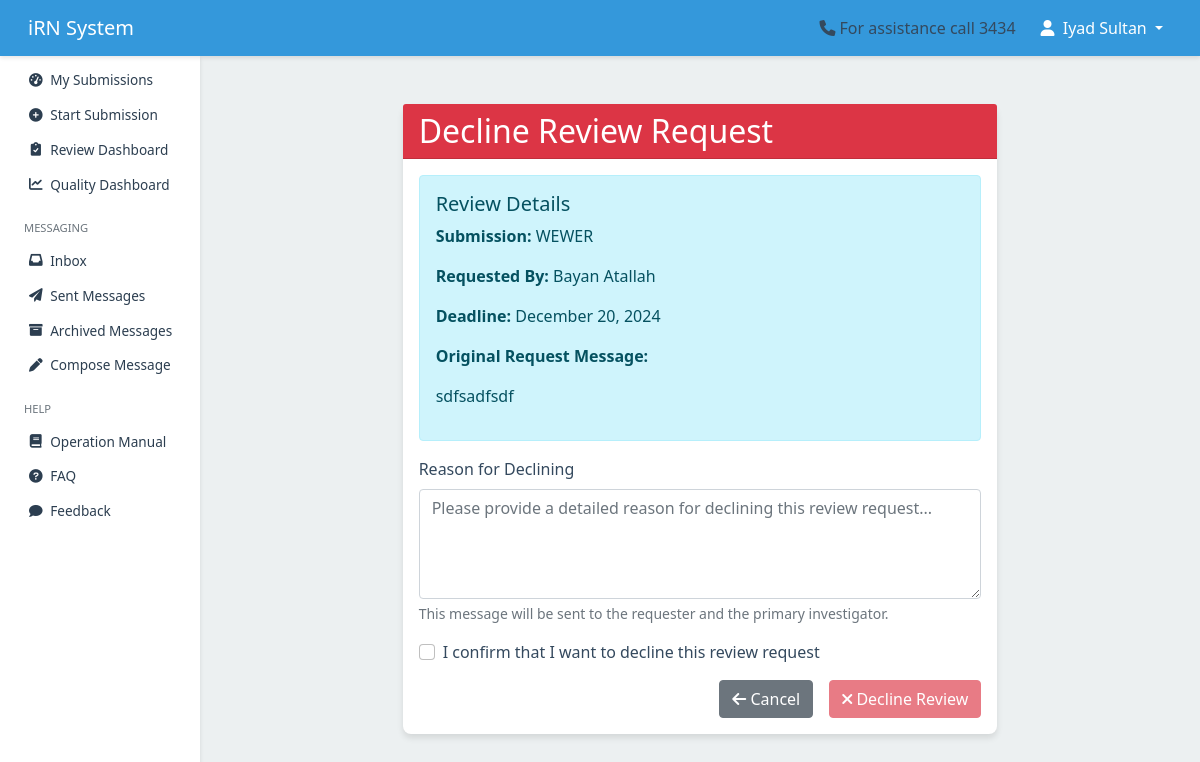
/review/review/72/decline/ (signed in), run on the app's committed database.
### review/models.py (models this page shows, shortened)
class ReviewRequest(models.Model):
    submission = models.ForeignKey(Submission, on_delete=models.CASCADE,  related_name='review_requests' )
    submission_version = models.PositiveIntegerField(
        help_text="Version number of the submission being reviewed"
    )
    requested_by = models.ForeignKey(
        User,
        on_delete=models.CASCADE,
        related_name='review_requests_created'
    )
    requested_to = models.ForeignKey(
        User,
        on_delete=models.CASCADE,
        related_name='review_requests_received'
    )
    message = models.TextField(blank=True)
    deadline = models.DateField()
    status = models.CharField(
        max_length=50,
        choices=get_status_choices,
        default='pending'
    )
    selected_forms = models.ManyToManyField(DynamicForm)
    conflict_of_interest_declared = models.BooleanField(null=True)
    conflict_of_interest_details = models.TextField(blank=True)
    created_at = models.DateTimeField(auto_now_add=True)
    updated_at = models.DateTimeField(auto_now=True)
    is_active = models.BooleanField(default=True)
    order = models.PositiveIntegerField(default=1)
    extension_requested = models.BooleanField(default=False)
    proposed_deadline = models.DateField(null=True, blank=True)
    extension_reason = models.TextField(null=True, blank=True)
    parent_request = models.ForeignKey(
        'self',
        on_delete=models.SET_NULL,
        null=True,
        blank=True,
        related_name='child_requests'
    )
    forwarding_chain = models.JSONField(
        default=list,
        help_text="List of users who forwarded this request"
    )
    can_forward = models.BooleanField(
        default=False,
        help_text="Whether this reviewer can forward to others"
    )

### submission/models.py (models this page shows, shortened)
class Submission(models.Model):
    temporary_id = models.AutoField(primary_key=True)
    khcc_number = models.CharField(max_length=20, blank=True, null=True, unique=True)
    title = models.CharField(max_length=255)
    primary_investigator = models.ForeignKey(
        User, related_name='primary_investigations', on_delete=models.CASCADE
    )
    study_type = models.ForeignKey(StudyType, on_delete=models.SET_NULL, null=True)
    status = models.CharField(
        max_length=50,
        choices=get_submission_status_choices,
        default='draft'
    )
    date_created = models.DateTimeField(auto_now_add=True)
    last_modified = models.DateTimeField(auto_now=True)
    date_submitted = models.DateTimeField(blank=True, null=True)
    version = models.PositiveIntegerField(default=1)
    is_locked = models.BooleanField(default=False)
    is_archived = models.BooleanField(default=False)
    archived_at = models.DateTimeField(null=True, blank=True)
    show_in_irb = models.BooleanField(default=False, help_text="Toggle visibility for IRB members")
    show_in_rc = models.BooleanField(default=False, help_text="Toggle visibility for RC members")
    submitted_by = models.ForeignKey(
        User,
        related_name='submitted_submissions',
        on_delete=models.SET_NULL,
        null=True,
        blank=True,
        help_text="User who submitted the submission"
    )

### users/models.py (models this page shows, shortened)
class UserProfile(models.Model):
    user = models.OneToOneField(
        User,
        on_delete=models.CASCADE,
        related_name='userprofile'
    )
    institution = models.CharField(
        max_length=255,
        default='King Hussein Cancer Center'
    )
    mobile = models.CharField(
        max_length=20,
        blank=True,
        null=True,
        default='',
        validators=[phone_regex]
    )
    khcc_employee_number = models.CharField(
        max_length=20,
        blank=True,
        null=True,
        unique=True,
        validators=[
            RegexValidator(
                regex=r'^[A-Za-z0-9]+$',
                message='Employee number can only contain letters and numbers.'
            )
        ]
    )
    title = models.CharField(
        max_length=255,
        blank=True,
        null=True
    )
    role = models.CharField(
        max_length=50,
        choices=USER_ROLE_CHOICES,
        blank=True,
        null=True
    )
    groups = models.ManyToManyField(
        Group,
        related_name='user_profiles',
        blank=True
    )
    photo = models.ImageField(
        upload_to='photos/',
        blank=True,
        null=True
    )
    is_approved = models.BooleanField(default=False)
    full_name = models.CharField(
        max_length=255,
        default='',
        help_text='Full name (at least two names required)',
        validators=[validate_full_name]
    )
    class Meta:
        ordering = ['user__username']
        indexes = [
            models.Index(fields=['is_approved']),
            models.Index(fields=['role'])
        ]

### review/views.py (the view, shortened to what this page needs)
class DeclineReviewView(LoginRequiredMixin, View):
    template_name = 'review/decline_review.html'
    def dispatch(self, request, *args, **kwargs):
        self.review_request = self.get_review_request(kwargs['review_request_id'], request.user)
        if not self.review_request:
            return redirect('review:review_dashboard')
        return super().dispatch(request, *args, **kwargs)
    def get(self, request, *args, **kwargs):
        return render(request, self.template_name, {'review_request': self.review_request})
    def get_review_request(self, review_request_id, user):
        review_request = get_object_or_404(ReviewRequest, pk=review_request_id)
        if user != review_request.requested_to or review_request.status in ['completed', 'declined']:
            messages.error(self.request, "You don't have permission to decline this review.")
            return None
        return review_request

### review/templates/review/decline_review.html (shortened to what this page needs)
{% extends 'users/base.html' %}
{% load crispy_forms_tags %}
{% block content %}
<div class="container mt-4">
    <div class="row">
        <div class="col-md-8 offset-md-2">
            <div class="card">
                <div class="card-header bg-danger text-white">
                    <h2 class="mb-0">Decline Review Request</h2>
                </div>
                <div class="card-body">
                    <div class="alert alert-info">
                        <h5>Review Details</h5>
                        <p><strong>Submission:</strong> {{ review_request.submission.title }}</p>
                        <p><strong>Requested By:</strong> {{ review_request.requested_by.userprofile.full_name }}</p>
                        <p><strong>Deadline:</strong> {{ review_request.deadline|date:"F d, Y" }}</p>
                        {% if review_request.message %}
                        <p><strong>Original Request Message:</strong></p>
                        <div class="border-left pl-3">{{ review_request.message|linebreaks }}</div>
                        {% endif %}
                    </div>
                    <form method="post" novalidate>
                        <div class="mb-3">
                            <label for="reason" class="form-label required">Reason for Declining</label>
                            <textarea class="form-control"
                                      id="reason"
                                      name="reason"
                                      rows="4"
                                      required
                                      placeholder="Please provide a detailed reason for declining this review request..."></textarea>
                            <div class="form-text">This message will be sent to the requester and the primary investigator.</div>
                        </div>
                        <div class="mb-3">
                            <div class="form-check">
                                <input class="form-check-input"
                                       type="checkbox"
                                       id="confirm"
                                       required>
                                <label class="form-check-label" for="confirm">
                                    I confirm that I want to decline this review request
                                </label>
                            </div>
                        </div>
                        <div class="d-grid gap-2 d-md-flex justify-content-md-end">
                            <a href="{% url 'review:review_dashboard' %}"
                               class="btn btn-secondary me-md-2">
                                <i class="fas fa-arrow-left"></i> Cancel
                            </a>
                            <button type="submit"
                                    class="btn btn-danger"
                                    id="submitBtn"
                                    disabled>
                                <i class="fas fa-times"></i> Decline Review
                            </button>
                        </div>
                    </form>
                </div>
            </div>
        </div>
    </div>
</div>
{% endblock %}

### users/templates/users/base.html (shortened to what this page needs)
{% load static %}
<!DOCTYPE html>
<html lang="en">
<head>
    {% load static %}
    <link href="https://cdn.jsdelivr.net/npm/bootstrap@5.1.3/dist/css/bootstrap.min.css" rel="stylesheet">
    <link href="https://cdnjs.cloudflare.com/ajax/libs/font-awesome/6.0.0-beta3/css/all.min.css" rel="stylesheet">
    <link href="https://cdn.jsdelivr.net/npm/select2@4.1.0-rc.0/dist/css/select2.min.css" rel="stylesheet">
    <link href="https://cdn.jsdelivr.net/npm/select2-bootstrap-5-theme@1.3.0/dist/select2-bootstrap-5-theme.min.css" rel="stylesheet">
</head>
<body>
    <nav class="navbar navbar-expand-lg navbar-dark">
        <div class="container-fluid">
            <a class="navbar-brand" href="/">iRN System</a>
            <div class="collapse navbar-collapse justify-content-end" id="navbarNav">
                <span class="me-3"><i class="fas fa-phone me-1"></i>For assistance call 3434</span>
                {% if user.is_authenticated %}
                    <ul class="navbar-nav">
                        <li class="nav-item dropdown">
                            <button class="nav-link dropdown-toggle btn btn-link"
                                    id="userDropdown"
                                    data-bs-toggle="dropdown"
                                    aria-expanded="false">
                                <i class="fas fa-user me-1"></i>
                                {{ user.get_full_name|default:user.username }}
                            </button>
                        </li>
                    </ul>
                {% endif %}
            </div>
        </div>
    </nav>
    <div class="container-fluid">
        <div class="row">
            <nav class="sidebar" id="sidebar">
                <div class="position-sticky">
                    <ul class="nav flex-column">
                        <li class="nav-item">
                            <a class="nav-link {% if request.resolver_match.url_name == 'dashboard' %}active{% endif %}"
                               href="{% url 'submission:dashboard' %}">
                                <i class="fas fa-tachometer-alt"></i>
                                <span>My Submissions</span>
                            </a>
                        </li>
                        <li class="nav-item">
                            <a class="nav-link {% if request.resolver_match.url_name == 'start_submission' %}active{% endif %}"
                               href="{% url 'submission:start_submission' %}">
                                <i class="fas fa-plus-circle"></i>
                                <span>Start Submission</span>
                            </a>
                        </li>
                        <li class="nav-item">
                            {% if request.user.groups.all|dictsort:"name"|join:"," in "IRB,OSAR,RC" %}
                            <a class="nav-link {% if request.resolver_match.url_name == 'review_dashboard' %}active{% endif %}"
                               href="{% url 'review:review_dashboard' %}">
                                <i class="fas fa-clipboard-check"></i>
                                <span>Review Dashboard</span>
                            </a>
                            {% endif %}
                        </li>
                        <li class="nav-item">
                            <a href="{% url 'review:quality_dashboard' %}" class="nav-link">
                                <i class="fas fa-chart-line"></i> Quality Dashboard
                            </a>
                        </li>
                        <li class="nav-item mt-3">
                            <div class="sidebar-heading px-3 py-2 text-muted small text-uppercase">
                                Messaging
                            </div>
                        </li>
                        <li class="nav-item">
                            <a class="nav-link {% if request.resolver_match.url_name == 'inbox' %}active{% endif %}"
                               href="{% url 'messaging:inbox' %}">
                                <i class="fas fa-inbox"></i>
                                <span>Inbox</span>
                            </a>
                        </li>
                        <li class="nav-item">
                            <a class="nav-link {% if request.resolver_match.url_name == 'sent_messages' %}active{% endif %}"
                               href="{% url 'messaging:sent_messages' %}">
                                <i class="fas fa-paper-plane"></i>
                                <span>Sent Messages</span>
                            </a>
                        </li>
                        <li class="nav-item">
                            <a class="nav-link {% if request.resolver_match.url_name == 'archived_messages' %}active{% endif %}"
                               href="{% url 'messaging:archived_messages' %}">
                                <i class="fas fa-archive"></i>
                                <span>Archived Messages</span>
                            </a>
                        </li>
                        <li class="nav-item">
                            <a class="nav-link {% if request.resolver_match.url_name == 'compose_message' %}active{% endif %}"
                               href="{% url 'messaging:compose_message' %}">
                                <i class="fas fa-pen"></i>
                                <span>Compose Message</span>
                            </a>
                        </li>
                        <li class="nav-item mt-3">
                            <div class="sidebar-heading px-3 py-2 text-muted small text-uppercase">
                                Help
                            </div>
                        </li>
                        <li class="nav-item">
                            <a class="nav-link" href="{% url 'users:operation_manual' %}" target="_blank">
                                <i class="fas fa-book"></i>
                                <span>Operation Manual</span>
                            </a>
                        </li>
                        <li class="nav-item">
                            <a class="nav-link" href="{% url 'users:faq' %}">
                                <i class="fas fa-question-circle"></i>
                                <span>FAQ</span>
                            </a>
                        </li>
                        <li class="nav-item">
                            <a class="nav-link" href="{% url 'feedback:submit_feedback' %}">
                                <i class="fas fa-comment"></i>
                                <span>Feedback</span>
                            </a>
                        </li>
                    </ul>
                </div>
            </nav>
            <main class="main-content">
                {% block content %}{% endblock %}
            </main>
        </div>
    </div>
</body>
</html>

### data on the page
ReviewRequest: submission "WEWER", requested_by.userprofile.full_name "Bayan Atallah", deadline "December 20, 2024", message "sdfsadfsdf"

### other printed values
{{ user.get_full_name|default:user.username }} "Iyad Sultan"
